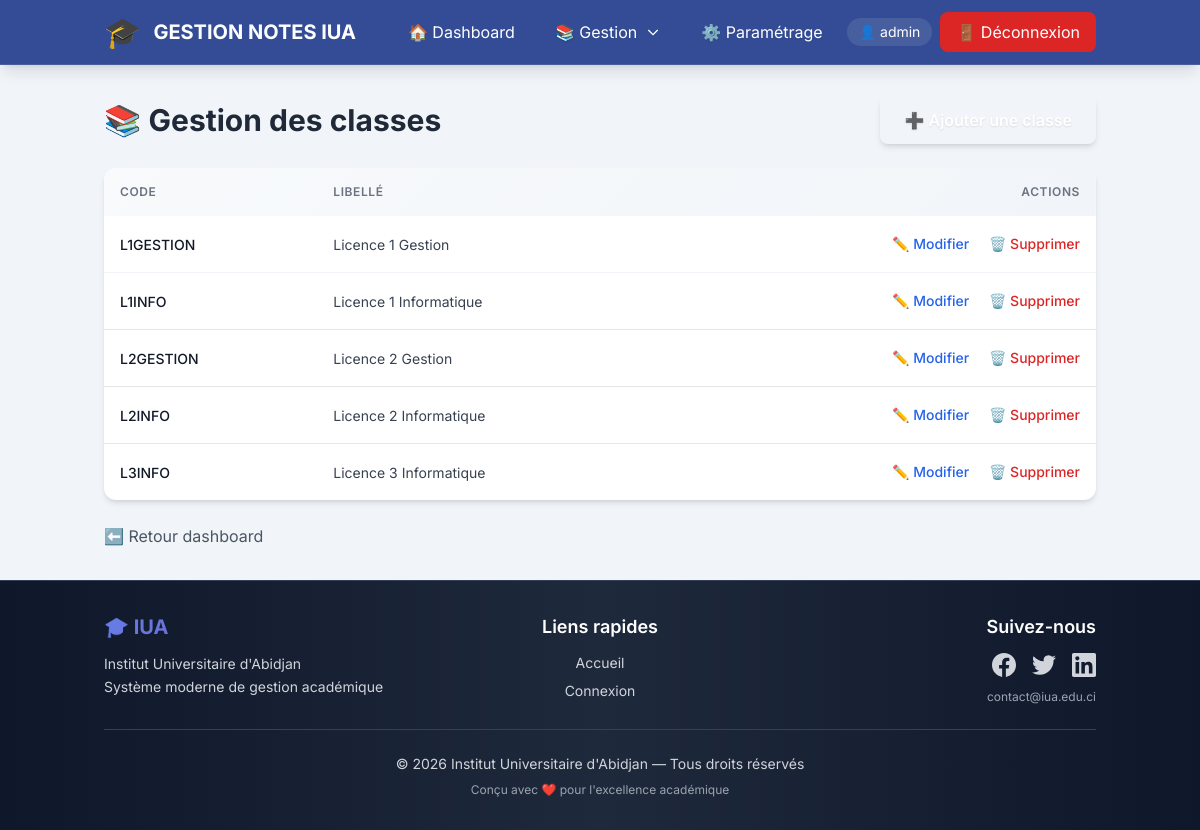
The page /admin/classes/liste.php (signed in) on the database its author committed.
### tables this page shows
CREATE TABLE `classe` (
  `codecl` varchar(50) NOT NULL,
  `libellecl` varchar(100) NOT NULL
);

### config/functions.php (called while the page is built, shortened)
<?php
function e($string)
{
    return htmlspecialchars($string, ENT_QUOTES, 'UTF-8');
}

### admin/classes/liste.php (the view, shortened to what this page needs)
<?php
require_once __DIR__ . '/../../config/functions.php';
$pdo = Database::getInstance()->getConnection();
$classes = $pdo->query("SELECT * FROM classe ORDER BY libellecl")->fetchAll();
require_once __DIR__ . '/../../includes/header.php';
require_once __DIR__ . '/../../includes/navbar.php';
?>
<div class="container mx-auto px-4 py-8 flex-1">
    <div class="flex justify-between items-center mb-6">
        <h2 class="text-3xl font-bold text-gray-800">📚 Gestion des classes</h2>
        <a href="<?= BASE_URL ?>/admin/classes/ajouter.php"
           class="px-6 py-3 bg-emerald-600 hover:bg-emerald-700 text-white rounded-lg font-semibold transition shadow-md hover:shadow-lg">
            ➕ Ajouter une classe
        </a>
    </div>
    <div class="bg-white rounded-xl shadow-md overflow-hidden table-modern">
        <table class="w-full">
            <thead class="bg-gray-50">
                <tr>
                    <th class="px-6 py-4 text-left text-xs font-semibold text-gray-700 uppercase tracking-wider">Code</th>
                    <th class="px-6 py-4 text-left text-xs font-semibold text-gray-700 uppercase tracking-wider">Libellé</th>
                    <th class="px-6 py-4 text-right text-xs font-semibold text-gray-700 uppercase tracking-wider">Actions</th>
                </tr>
            </thead>
            <tbody class="divide-y divide-gray-200">
                <?php if (empty($classes)): ?>
                    <tr>
                        <td colspan="3" class="px-6 py-8 text-center text-gray-500">
                            Aucune classe enregistrée.
                        </td>
                    </tr>
                <?php else: ?>
                    <?php foreach ($classes as $classe): ?>
                        <tr class="hover:bg-gray-50 transition">
                            <td class="px-6 py-4 whitespace-nowrap">
                                <span class="text-sm font-medium text-gray-900"><?= e($classe['codecl']) ?></span>
                            </td>
                            <td class="px-6 py-4">
                                <span class="text-sm text-gray-700"><?= e($classe['libellecl']) ?></span>
                            </td>
                            <td class="px-6 py-4 whitespace-nowrap text-right text-sm font-medium">
                                <a href="<?= BASE_URL ?>/admin/classes/modifier.php?code=<?= urlencode($classe['codecl']) ?>"
                                   class="text-blue-600 hover:text-blue-900 mr-4">✏️ Modifier</a>
                                <a href="<?= BASE_URL ?>/admin/classes/supprimer.php?code=<?= urlencode($classe['codecl']) ?>"
                                   onclick="return confirm('Supprimer cette classe ?');"
                                   class="text-red-600 hover:text-red-900">🗑️ Supprimer</a>
                            </td>
                        </tr>
                    <?php endforeach; ?>
                <?php endif; ?>
            </tbody>
        </table>
    </div>
    <div class="mt-6">
        <a href="<?= BASE_URL ?>/admin/index.php"
           class="text-gray-600 hover:text-navy transition">
            ⬅️ Retour dashboard
        </a>
    </div>
</div>
<?php
require_once __DIR__ . '/../../includes/footer.php';
?>

### assets/css/style.css (style rules this page uses)
:root { --primary: #e50914; --primary-dark: #b20710; --primary-light: #ff1a24; --secondary: #564d4d; --secondary-light: #6e6464; --accent: #00d9ff; --accent-dark: #00b8d4; --accent-glow: rgba(0, 217, 255, 0.4); --bg-dark: #0a0a0a; --bg-card: #1a1a1a; --bg-card-hover: #252525; --bg-pearl: #f1f5f9; --bg-glass: rgba(255, 255, 255, 0.1); --text-primary: #ffffff; --text-secondary: #b3b3b3; --text-dark: #1a1a1a; --text-gray: #6b7280; --gradient-primary: linear-gradient(135deg, #667eea 0%, #764ba2 100%); --gradient-accent: linear-gradient(135deg, #f093fb 0%, #f5576c 100%); --gradient-emerald: linear-gradient(135deg, #10b981 0%, #059669 100%); --gradient-blue: linear-gradient(135deg, #3b82f6 0%, #1e40af 100%); --gradient-purple: linear-gradient(135deg, #a855f7 0%, #7c3aed 100%); --gradient-orange: linear-gradient(135deg, #f97316 0%, #ea580c 100%); --gradient-hero: linear-gradient(135deg, #1e3a8a 0%, #3b82f6 50%, #1e3a8a 100%); --shadow-sm: 0 1px 2px 0 rgba(0, 0, 0, 0.05); --shadow-md: 0 4px 6px -1px rgba(0, 0, 0, 0.1), 0 2px 4px -1px rgba(0, 0, 0, 0.06); --shadow-lg: 0 10px 15px -3px rgba(0, 0, 0, 0.1), 0 4px 6px -2px rgba(0, 0, 0, 0.05); --shadow-xl: 0 20px 25px -5px rgba(0, 0, 0, 0.1), 0 10px 10px -5px rgba(0, 0, 0, 0.04); --shadow-2xl: 0 25px 50px -12px rgba(0, 0, 0, 0.25); --shadow-glow: 0 0 20px rgba(0, 217, 255, 0.3); --shadow-glow-primary: 0 0 20px rgba(229, 9, 20, 0.3); --radius-sm: 0.375rem; --radius-md: 0.5rem; --radius-lg: 0.75rem; --radius-xl: 1rem; --radius-2xl: 1.5rem; --radius-full: 9999px; --transition-fast: 0.15s ease-in-out; --transition-base: 0.3s ease-in-out; --transition-slow: 0.5s ease-in-out; --spacing-xs: 0.25rem; --spacing-sm: 0.5rem; --spacing-md: 1rem; --spacing-lg: 1.5rem; --spacing-xl: 2rem; --navy: #1e3a8a; --pearl: #f1f5f9; --emerald: #10b981; }
* { margin: 0; padding: 0; box-sizing: border-box; }
html { scroll-behavior: smooth; }
body { font-family: 'Inter', -apple-system, BlinkMacSystemFont, 'Segoe UI', Roboto, 'Helvetica Neue', Arial, sans-serif; -webkit-font-smoothing: antialiased; -moz-osx-font-smoothing: grayscale; overflow-x: hidden; }
.table-modern { background: white; border-radius: var(--radius-lg); overflow: hidden; box-shadow: var(--shadow-md); }
.table-modern thead { background: linear-gradient(135deg, #f8fafc 0%, #f1f5f9 100%); }
.table-modern thead th { padding: 1rem; font-weight: 600; text-transform: uppercase; font-size: 0.75rem; letter-spacing: 0.05em; color: var(--text-gray); }
.table-modern tbody tr { transition: all var(--transition-fast); border-bottom: 1px solid #f1f5f9; }
.table-modern tbody td { padding: 1rem; }
.btn-premium, button, a[class*="bg-gradient"], a[class*="bg-blue"], a[class*="bg-emerald"], a[class*="bg-purple"], a[class*="bg-navy"] { color: white !important; text-shadow: 0 1px 2px rgba(0, 0, 0, 0.1); }

### rows shown on the page
classe: codecl "L1GESTION", libellecl "Licence 1 Gestion"
classe: codecl "L1INFO", libellecl "Licence 1 Informatique"
classe: codecl "L2GESTION", libellecl "Licence 2 Gestion"
classe: codecl "L2INFO", libellecl "Licence 2 Informatique"
classe: codecl "L3INFO", libellecl "Licence 3 Informatique"

### other values the page prints
$_SESSION['login'] "admin"
